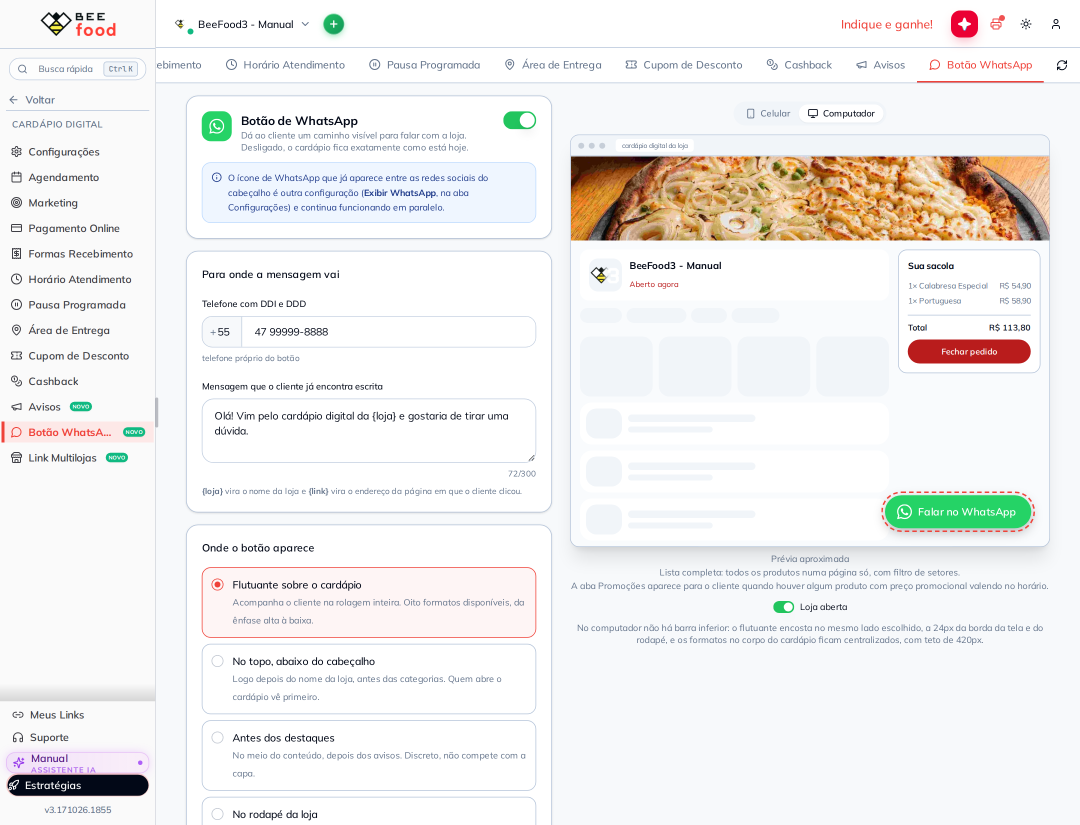
#> input picture manuais/cardapio-digital-botao-whatsapp/imagens-puras/06-previa-computador.png, 2160 x 1650 px, given in place of 01-aba-botao-whatsapp.png, which was not available (shown at 1/2 size); the run also reads 1 picture not shown here
$ python annotate.py
#> lines starting #> are read from the running program, lines starting #| are printed output that depends on the picture; pictures that were not available may be replaced by others from this repository, and a replacement may not be noted
"""Anota as sete capturas do #128 — Botão de WhatsApp do Cardápio Digital.

As coordenadas estão sempre em **pixel da captura pura**, inclusive nas recortadas:
`preparar()` converte. E elas não foram medidas no olho: o `capturar.py` imprime a caixa de
cada alvo lida do próprio DOM (`getBoundingClientRect() * 1.5`, que é o DPR da captura), e é
esse número que entra aqui. Numa tela de formulário, com campo colado em campo, medir pelo
DOM é mais rápido e mais exato do que a grade de frações da `MEMORIA-GERAL`.

Duas geometrias:

* **painel** (`forma()`): a coluna do formulário vive entre x=372 e x=1524 dos 2160 px. O
  recorte a isola e põe faixa clara **dos dois lados** — a da esquerda para quem aponta
  rótulo de campo, a da direita para a chave de ligar e para o seletor de formato, que
  encostam na borda direita do cartão. É a regra do #126: etiqueta na tira da direita mira a
  borda direita, senão a seta atravessa o rótulo inteiro.
* **cardápio do cliente**: entra inteiro, com faixa só à direita. O botão flutuante mora no
  canto inferior direito, e é de lá que a seta tem de chegar.

Nenhuma faixa é gravada na pura: tudo é montado em memória aqui dentro, senão rodar duas
vezes desloca todas as setas. Pura é o print, e só.
"""

import math
import os

from PIL import Image, ImageDraw, ImageFont

SRC = "imagens-puras"
OUT = "imagens-tratadas"
os.makedirs(OUT, exist_ok=True)

VERDE = (22, 150, 78)
BRANCO = (255, 255, 255)
A_LINHA = 235
A_ETIQ = 245
FAIXA = (255, 255, 255)

FONTES = [
    "/usr/share/fonts/truetype/croscore/Arimo-Bold.ttf",
    "/usr/share/fonts/truetype/dejavu/DejaVuSans-Bold.ttf",
]

# A coluna do formulário na captura de 2160x1650, e a faixa onde moram as etiquetas.
FORM_X0, FORM_X1 = 340, 1540
MARGEM = 150
ESQ = FORM_X0 - MARGEM // 2          # 265
DIR = FORM_X1 + MARGEM // 2          # 1615

# A prévia (o aparelho desenhado à direita da tela) tem recorte próprio.
PREV_X0, PREV_X1 = 1545, 2160
ESQ_PREV = PREV_X0 - MARGEM // 2     # 1425
DIR_PREV = PREV_X1 + MARGEM // 2     # 2235


def font(sz):
    for caminho in FONTES:
        if os.path.exists(caminho):
            return ImageFont.truetype(caminho, sz)
    raise RuntimeError("nenhuma fonte bold encontrada")


def seta(d, x0, y0, x1, y1, w):
    cor = VERDE + (A_LINHA,)
    d.line([(x0, y0), (x1, y1)], fill=cor, width=w)
    ang = math.atan2(y1 - y0, x1 - x0)
    L = w * 4.0
    for s in (0.5, -0.5):
        d.line([(x1, y1), (x1 - L * math.cos(ang - s), y1 - L * math.sin(ang - s))],
               fill=cor, width=w)


def etiqueta(d, cx, cy, r, num, fnt):
    d.ellipse([cx - r - 3, cy - r - 3, cx + r + 3, cy + r + 3], fill=BRANCO + (245,))
    d.ellipse([cx - r, cy - r, cx + r, cy + r], fill=VERDE + (A_ETIQ,))
    t = str(num)
    bb = d.textbbox((0, 0), t, font=fnt)
    d.text((cx - (bb[2] - bb[0]) / 2 - bb[0], cy - (bb[3] - bb[1]) / 2 - bb[1]),
           t, fill=BRANCO, font=fnt)


def preparar(nome, corte, esquerda, direita):
    """Recorta e põe faixa clara de cada lado. Devolve a imagem e o deslocamento."""
#> called with nome = '01-aba-botao-whatsapp.png', esquerda = 150, direita = 150
    img = Image.open(os.path.join(SRC, nome)).convert("RGBA")
    dx = dy = 0
    if corte:
        img = img.crop(corte)
        dx, dy = -corte[0], -corte[1]
    if esquerda or direita:
        base = Image.new("RGBA", (img.width + esquerda + direita, img.height), FAIXA + (255,))
#> base: PIL image 2460x1650 RGBA; every value is 255
        base.paste(img, (esquerda, 0))
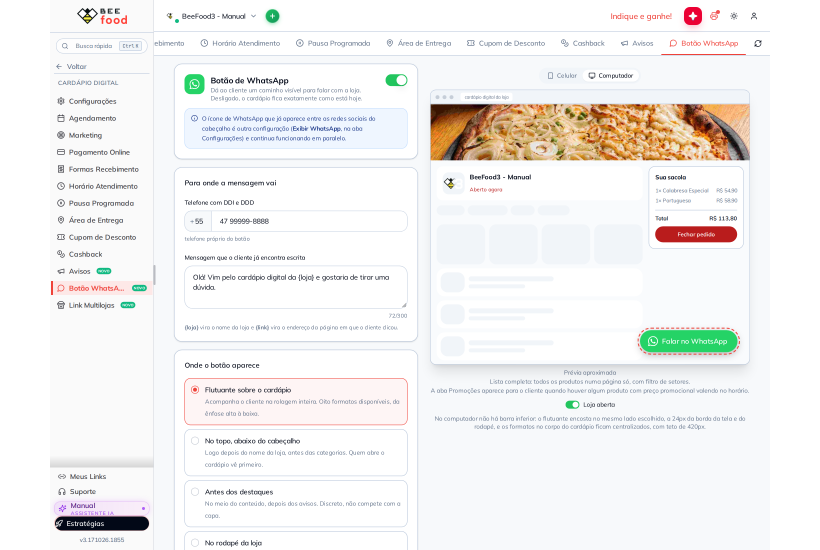
#> base: PIL image 2460x1650 RGBA (shown at 1/3 size); mean R, G, B, A 242.6, 241.6, 240.5, 255
        img = base
        dx += esquerda
    return img, dx, dy


def annotate(nome, marcadores=(), corte=None, esquerda=0, direita=0, saida=None, r=None, w=None):
    img, dx, dy = preparar(nome, corte, esquerda, direita)
#> dx = 150; dy = 0
    W, H = img.size
#> W = 2460; H = 1650
    camada = Image.new("RGBA", (W, H), (0, 0, 0, 0))
#> camada: PIL image 2460x1650 RGBA; every value is 0
    d = ImageDraw.Draw(camada)
    r = r or int(W * 0.0125)
#> r = 30
    w = w or max(2, int(W * 0.0022))
#> w = 5
    fnt = font(int(r * 1.25))
    for (num, ax, ay, bx, by) in marcadores:
        ax, bx = ax + dx, bx + dx
        ay, by = ay + dy, by + dy
        ang = math.atan2(ay - by, ax - bx)
        seta(d, bx + (r + 6) * math.cos(ang), by + (r + 6) * math.sin(ang), ax, ay, w)
        etiqueta(d, bx, by, r, num, fnt)
#> this loop made 2 passes
#> (ax, bx, ay, by) on passes 1 to 2: (160, 75, 864, 864), (2235, 2385, 172, 172)
    Image.alpha_composite(img, camada).convert("RGB").save(os.path.join(OUT, saida or nome))
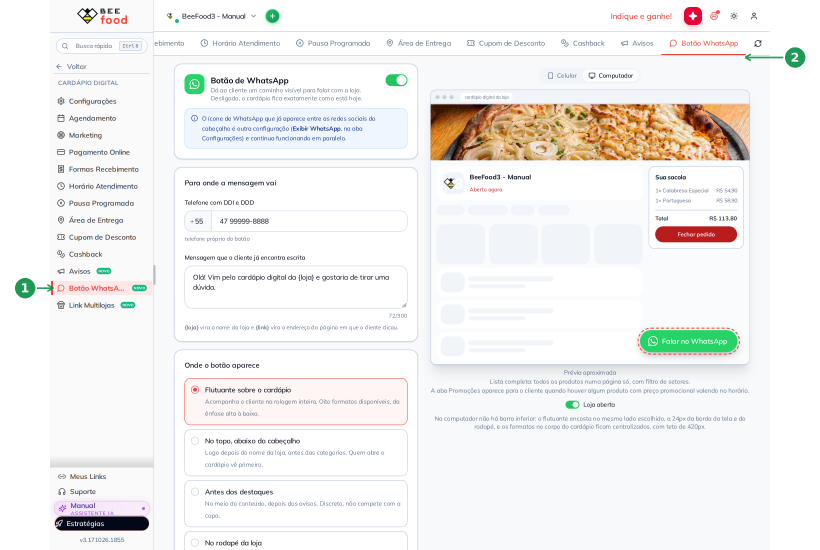
#> saved as 01-onde-fica.png: PIL image 2460x1650 RGB (shown at 1/3 size); mean R, G, B 242.2, 241.4, 240.2
    print("OK", saida or nome, W, H, f"({len(marcadores)} seta(s))")
#| OK 01-onde-fica.png 2460 1650 (2 seta(s))


def forma(nome, marcadores=(), y0=170, y1=1180, **kw):
    """Coluna do formulário, recortada, com faixa clara dos dois lados."""
    annotate(nome, marcadores=marcadores, corte=(FORM_X0, y0, FORM_X1, y1),
             esquerda=MARGEM, direita=MARGEM, r=28, w=4, **kw)
#> call 2 of annotate, with nome = '01-aba-botao-whatsapp.png', corte = (340, 180, 1540, 985), esquerda = 150, direita = 150, saida = '02-ligar-e-telefone.png', r = 28, w = 4
#> call 2 of preparar, with nome = '01-aba-botao-whatsapp.png', corte = (340, 180, 1540, 985), esquerda = 150, direita = 150
#> in preparar (call 2), `img = img.crop(corte)`:
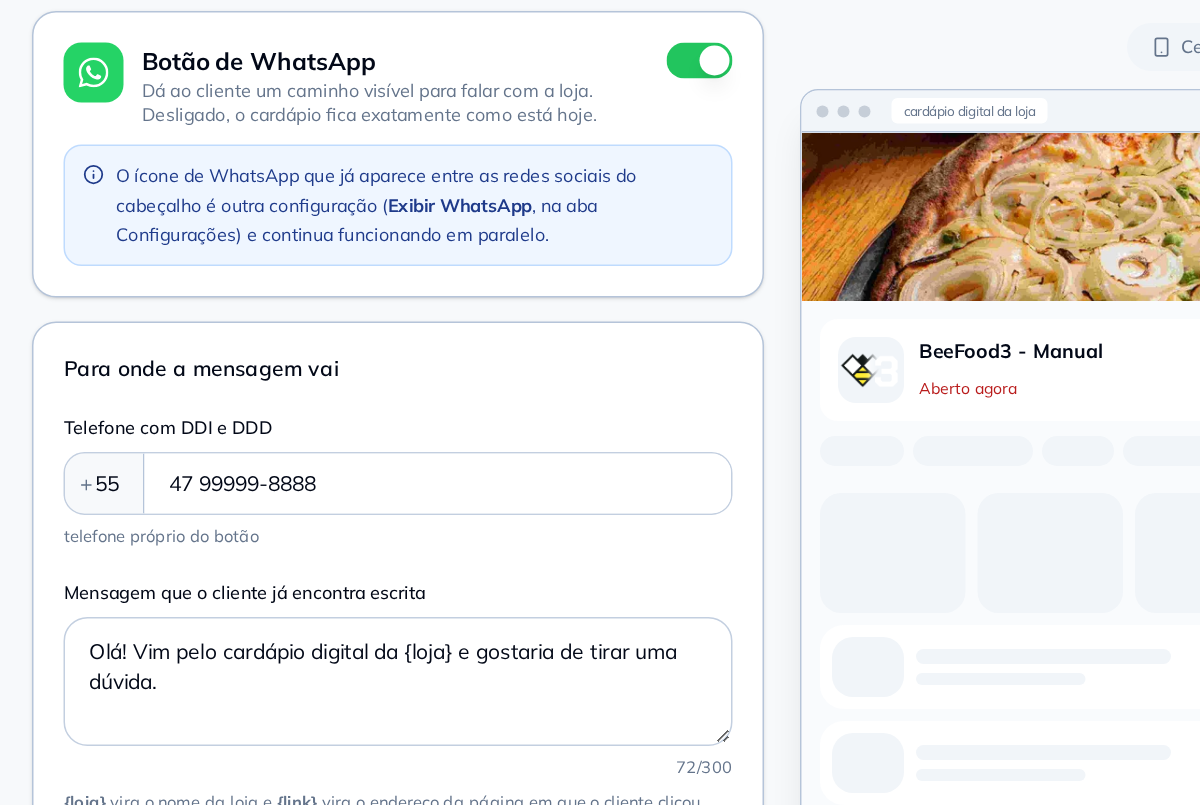
#> img: PIL image 1200x805 RGBA; mean R, G, B, A 239.5, 238.7, 237.2, 255
#> in preparar (call 2), `base = Image.new("RGBA", (img.width + esquerda + direita, img.height),..`: base: PIL image 1500x805 RGBA; every value is 255
#> in preparar (call 2), `base.paste(img, (esquerda, 0))`:
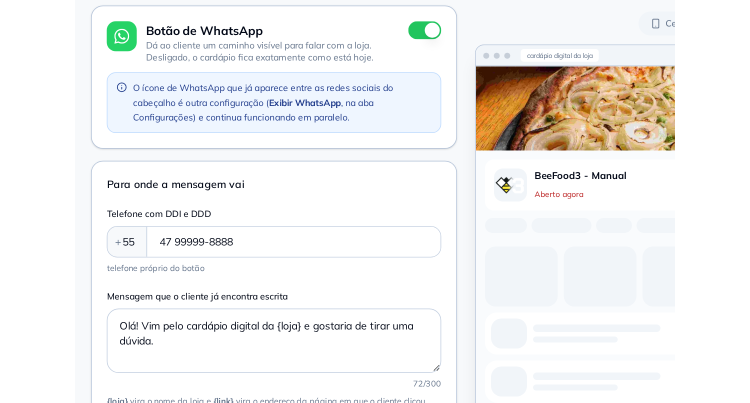
#> base: PIL image 1500x805 RGBA (shown at 1/2 size); mean R, G, B, A 242.6, 242, 240.7, 255
#> in annotate (call 2), `img, dx, dy = preparar(nome, corte, esquerda, direita)`: dx = -190; dy = -180
#> in annotate (call 2), `camada = Image.new("RGBA", (W, H), (0, 0, 0, 0))`: camada: PIL image 1500x805 RGBA; every value is 0
#> the loop in annotate (call 2), `for (num, ax, ay, bx, by) in marcadores:` made 3 passes
#> (ax, bx, ay, by) on passes 1 to 3: (1307, 1425, 60, 60), (214, 75, 429, 429), (214, 75, 620, 620)
#> in annotate (call 2), `Image.alpha_composite(img, camada).convert("RGB").save(os.path.join(OU..`:
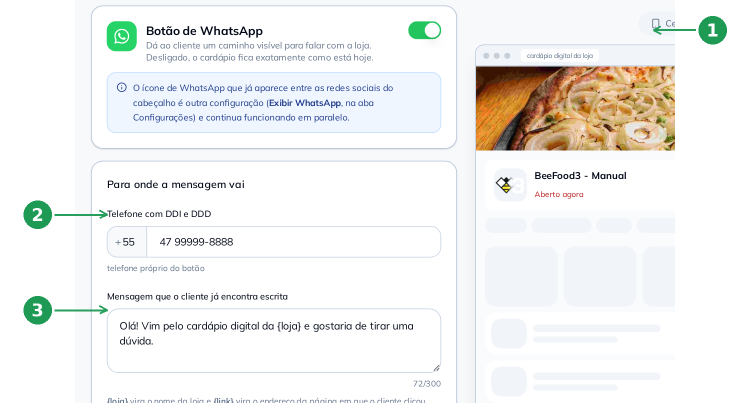
#> saved as 02-ligar-e-telefone.png: PIL image 1500x805 RGB (shown at 1/2 size); mean R, G, B 241.1, 241.3, 239.6
#| OK 02-ligar-e-telefone.png 1500 805 (3 seta(s))


# =====================================================================================
# Onde a configuração mora
# =====================================================================================

# 01 — a tela inteira, como contexto: o item no menu do Cardápio Digital e a aba no topo.
# Faixa dos dois lados, porque um alvo está na borda esquerda e o outro na direita.
annotate(
    "01-aba-botao-whatsapp.png",
    saida="01-onde-fica.png",
    esquerda=MARGEM, direita=MARGEM,
    marcadores=(
        (1, 10, 864, -MARGEM // 2, 864),          # menu lateral: Botão WhatsApp
        # A seta da aba chega pela linha de baixo: na altura do rótulo ela terminaria no
        # ícone de recarregar, que mora logo depois da última aba.
        (2, 2085, 172, 2160 + MARGEM // 2, 172),  # aba Botão WhatsApp, no topo
    ),
    r=30, w=5,
)

# 02 — ligar e dizer para onde a mensagem vai. Mesmo print da 01, recortado na coluna do
# formulário: a chave fica na borda direita do cartão, e por isso a etiqueta 1 vem da faixa
# da direita.
forma(
    "01-aba-botao-whatsapp.png",
    saida="02-ligar-e-telefone.png",
    y0=180, y1=985,
    marcadores=(
        (1, 1497, 240, DIR, 240),      # chave que liga o botão
        (2, 404, 609, ESQ, 609),       # telefone com DDI e DDD
        (3, 404, 800, ESQ, 800),       # mensagem que o cliente já encontra escrita
    ),
)

# =====================================================================================
# Onde o botão aparece, e com que cara
# =====================================================================================

forma(
    "03-onde-o-botao-aparece.png",
    y0=170, y1=1150,
    marcadores=(
        (1, 404, 300, ESQ, 300),       # posição: flutuante sobre o cardápio
        # Uma seta para as duas chaves, e não uma para cada: a linha de texto logo abaixo
        # atravessa a imagem inteira, e qualquer seta vinda de baixo cortaria essa frase.
        (2, 404, 1023, ESQ, 1023),     # celular e tablet / computador
    ),
)
#> (the run stopped early here; a loop or call above may not have finished)
